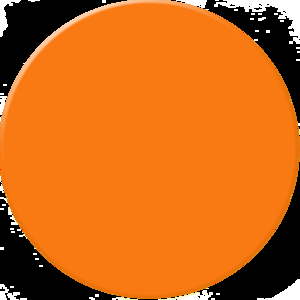
#> input picture orange ball.png, 300 x 300 px
$ python -i ColorSegmentation.py   (imports and definitions only)   (older library calls are emulated)
#> lines starting #> are read from the running program, lines starting #| are printed output that depends on the picture; after the words box and inside, x2 and y2 are one past the last pixel; in counts of white or black regions, pixels touching at a corner belong together
#> further down, picture is the input picture: shape (300, 300, 3); mean B, G, R 23.6, 104.7, 204.9
import cv2
import imutils
import numpy as np
import pdb

def cd_color_segmentation(img):
    """
    Implement the orange color detection using color segmentation algorithm
    Input:
        img: np.3darray; the input image with a cone to be detected
    Return:
        bbox: ((x1, y1), (x2, y2)); the bounding box of the target, unit in px
                (x1, y1) is the bottom left of the bbox and (x2, y2) is the top right of the bbox
    """
    # Find bounding box coordinates
    x1 = 0
    y1 = 0
    x2 = 0
    y2 = 0
    LOW_HUE = 3
    HIGH_HUE = 27
    LOW_SATURATION = 159
    HIGH_SATURATION = 255
    LOW_VALUE = 160
    HIGH_VALUE = 255
    ln_color = (0,255,0)

    cone_img = img.copy()

    #convert to hsv
    hsv = cv2.cvtColor(cone_img, cv2.COLOR_BGR2HSV)
#> hsv: shape (300, 300, 3); mean H, S, V 10.4, 186.5, 204.9
    h, s, v = cv2.split(hsv)
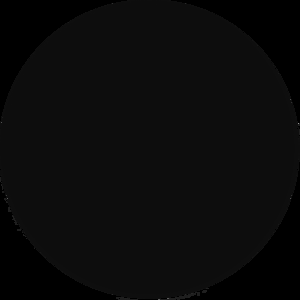
#> h: shape (300, 300); min 0, max 150, mean 10.4
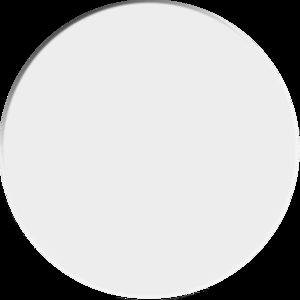
#> s: shape (300, 300); min 0, max 255, mean 186.5
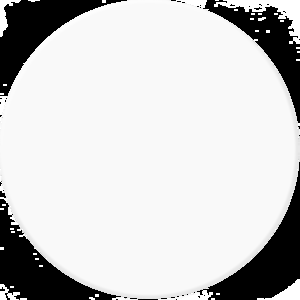
#> v: shape (300, 300); min 0, max 255, mean 204.9

    #apply color ranges
    hue_mask = cv2.inRange(h, LOW_HUE, HIGH_HUE)
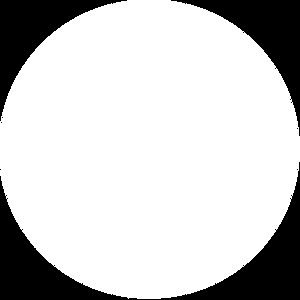
#> hue_mask: shape (300, 300); 79.3% white; 8 black regions (5 under 20 px), largest, box (x1, y1, x2, y2) and area: (0, 162, 300, 300) 9621, (171, 0, 300, 136) 4650, (0, 0, 127, 121) 4391
    sat_mask = cv2.inRange(s, LOW_SATURATION, HIGH_SATURATION)
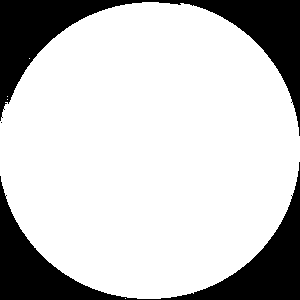
#> sat_mask: shape (300, 300); 78.3% white; 3 black regions (1 under 20 px), largest, box (x1, y1, x2, y2) and area: (0, 0, 300, 136) 9928, (0, 162, 300, 300) 9609
    val_mask = cv2.inRange(v, LOW_VALUE, HIGH_VALUE)
#> val_mask: shape (300, 300); 82.4% white; 41 black regions (35 under 20 px), largest, box (x1, y1, x2, y2) and area: (197, 162, 300, 300) 4289, (0, 199, 121, 300) 4143, (0, 0, 127, 96) 3995, (203, 0, 300, 123) 3231, (0, 191, 6, 198) 27, (138, 299, 158, 300) 20

    #apply mask
    total_mask = cv2.bitwise_and(hue_mask, cv2.bitwise_and(sat_mask, val_mask))
#> total_mask: shape (300, 300); 78.3% white; 6 black regions (4 under 20 px)
    cone_img = cv2.bitwise_and(cone_img, cone_img, mask=total_mask)
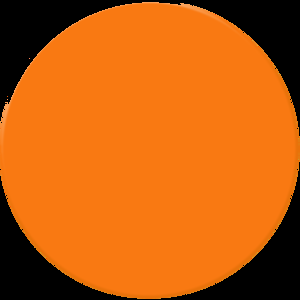
#> cone_img: shape (300, 300, 3); mean B, G, R 14.3, 94.8, 194.4

    #get contours
    _, contours, hierarchy = cv2.findContours(total_mask, cv2.RETR_CCOMP, cv2.CHAIN_APPROX_SIMPLE)
#> contours = 21 contours, 20 with area under 20; largest, box (x1, y1, x2, y2) and area: (0, 2, 300, 299) 70027

    if contours:
        #get largest contour
        contour_areas = [cv2.contourArea(contour) for contour in contours]
#> contour_areas = [0, 0, 0, 70027, 2, 2, 2, 2, 2, 2, 2, 2, 2, 2, 2, 2, 2, 2, 2, 2, 2]
        max_ind = np.argmax(contour_areas)
#> max_ind = 3
        biggest_contour = contours[max_ind]
#> biggest_contour = contour of 438 points, box (x1, y1, x2, y2) (0, 2, 300, 299), area 70027
        target_threshold = 0 # the drone has not identify the target

        #if target area detected is large enough, send firing signal
        biggest_contour_area = contour_areas[max_ind]
#> biggest_contour_area = 70027
        if biggest_contour_area > 3750000: # the drone is too close to the target (within 5'')
            ln_color = (0, 0, 255)
            target_threshold = 3
            #print("ready to fire")
        elif biggest_contour_area > 842000: # the drone is in the shooting range (5~16'' from target)
            ln_color = (0, 127, 127)
            target_threshold = 2
        elif biggest_contour_area > 120000: # the drone has identify the target
            ln_color = (127, 127, 0)
            target_threshold = 1
        #draw bounding rectangle
        x1,y1,w,h = cv2.boundingRect(biggest_contour)
#> x1 = 0; y1 = 2; w = 300; h = 297
        x2,y2 = (x1+w, y1+h)
#> x2 = 300; y2 = 299
    cv2.rectangle(cone_img,(x1,y1),(x2,y2),(0,255,0),2)
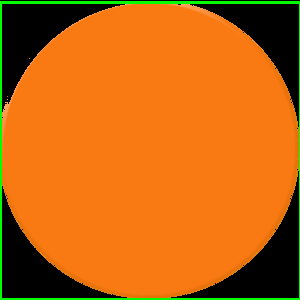
#> cone_img: shape (300, 300, 3); 2.65% of pixels changed, all inside (x1, y1, x2, y2) = (0, 1, 300, 300)
    ########### YOUR CODE ENDS HERE ###########

    # Return bounding box
    return [((x1, y1), (x2, y2)), ln_color, target_threshold,biggest_contour_area]

>>> import cv2
>>> picture = cv2.imread('../orange ball.png')
>>> result = cd_color_segmentation(picture)
#> result = [((0, 2), (300, 299)), (0, 255, 0), 0, 70027]
